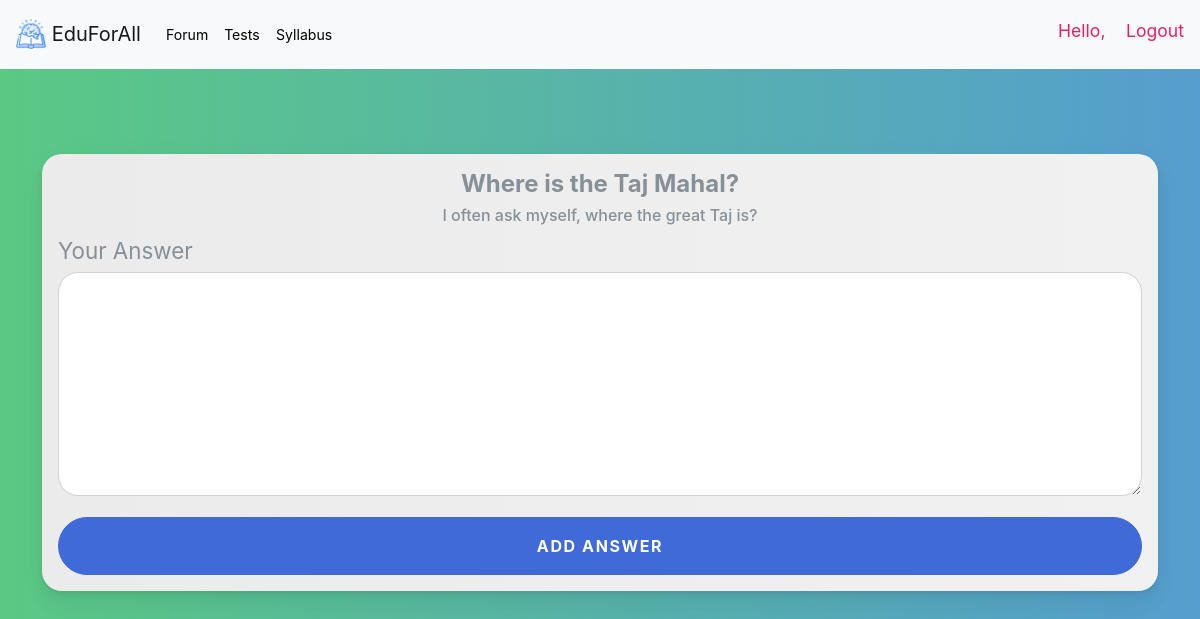
/forum/answer/3 (signed in), run on the app's committed database.
### forum/models.py (models this page shows, shortened)
class question(models.Model):
    created = models.DateTimeField(auto_now_add=True)
    questionBy = models.ForeignKey(student, on_delete=models.CASCADE)
    title = models.CharField(max_length=240)
    body = models.CharField(max_length=25000)
    medium = models.CharField(max_length=100)
    acadYear = models.CharField(max_length=100)
    subject = models.CharField(max_length=100)
    board = models.CharField(max_length=100, default="SSC")

### forum/views.py (the view, shortened to what this page needs)
# urls.py: path('answer/<int:id>',views.addAnswer.as_view(),name='addAnswer'),
class addAnswer(View):
    def get(self, request, id, template_name='addAnswer.html'):
        if request.user.is_anonymous:
            return redirect('Login')
        message = {}
        message['question']=question.objects.filter(id=id)[0]
        return render(request,template_name,message)

### forum/templates/addAnswer.html (shortened to what this page needs)
{% extends 'base.html' %}
{% load static %}
{% block content %}
<link rel="stylesheet" href="{% static 'all.css' %}">
<link rel="stylesheet" href="{% static 'bt.css' %}">
<link rel="stylesheet" href="{% static 'btb.css' %}">
<link rel="stylesheet" href="{% static 'login.css' %}">
<link rel="stylesheet" href="{% static 'forumLanding.css' %}">
<br>
<br>
<br>
<br>
<br>
<div class="container">
    <div class="row">
        <div class="mx-auto d-block float-left">
            <div class="card card-signin my-5 mx-auto d-block" style="background-color: #fff; border-radius: 20px; background: linear-gradient(to right, #ebebeb, #f1f1f1);">
                <div class="card-body">
                    <h4 class=" text-center" ><strong>{{question.title}}</strong></h4>
                    <h6 class="text-center" >{{question.body}}</h6>
                        <form class="form-signin" action="" method="post">
                            <label for="body" class="form-label-group">Your Answer</label>
                            <textarea id="body" name="body" rows="10" cols="100"  type="text" class="form-control" required style="border-radius: 20px; font-size: 14px;">
                            </textarea><br>
                            <button class="btn btn-lg btn-primary btn-block text-uppercase" type="submit" style="font-size: 1rem;">Add Answer</button>
                        </form>
                </div>
            </div>
        </div>
    </div>
</div>
{% endblock %}

### static/login.css (style rules this page uses)
:root { --input-padding-x: 1.5rem; --input-padding-y: .75rem; }
body { background: #007bff; background: linear-gradient(to right, #5ac984, #559ecf); }
.card-signin { border: 0; border-radius: 1rem; box-shadow: 0 0.5rem 1rem 0 rgba(0, 0, 0, 0.1); }
.card-signin .card-body { padding: 1rem; }
.form-signin { width: 100%; }
.card { margin: 0 auto; float: none; margin-bottom: 10px; }
.form-signin .btn { font-size: 80%; border-radius: 5rem; letter-spacing: .1rem; font-weight: bold; padding: 1rem; transition: all 0.2s; }
.form-label-group { position: relative; margin-bottom: 0.3rem; }

### static/forumLanding.css (style rules this page uses)
body { margin: 0; font-family: -apple-system, BlinkMacSystemFont, "Segoe UI", Roboto, "Helvetica Neue", Arial, "Noto Sans", sans-serif, "Apple Color Emoji", "Segoe UI Emoji", "Segoe UI Symbol", "Noto Color Emoji"; font-size: .88rem; font-weight: 400; line-height: 1.5; color: #878f97; text-align: left; background-color: #ffffff }
.card { box-shadow: 0 0.46875rem 2.1875rem rgba(4, 9, 20, 0.03), 0 0.9375rem 1.40625rem rgba(4, 9, 20, 0.03), 0 0.25rem 0.53125rem rgba(4, 9, 20, 0.05), 0 0.125rem 0.1875rem rgba(4, 9, 20, 0.03); border-width: 0; transition: all .2s; border-radius: 20px; }
.btn-primary { color: #fff; background-color: #3f6ad8; border-color: #3f6ad8 }
.form-control { display: block; width: 100%; height: calc(2.25rem + 2px); padding: .375rem .75rem; font-size: 1rem; font-weight: 400; line-height: 1.5; color: #495057; background-color: #fff; background-clip: padding-box; border: 1px solid #ced4da; border-radius: .25rem; transition: border-color 0.15s ease-in-out, box-shadow 0.15s ease-in-out }
.card-body { flex: 1 1 auto; padding: 1.25rem }
.d-block { display: block !important }

### data on the page
question: title "Where is the Taj Mahal?", body "I often ask myself, where the great Taj is?"
